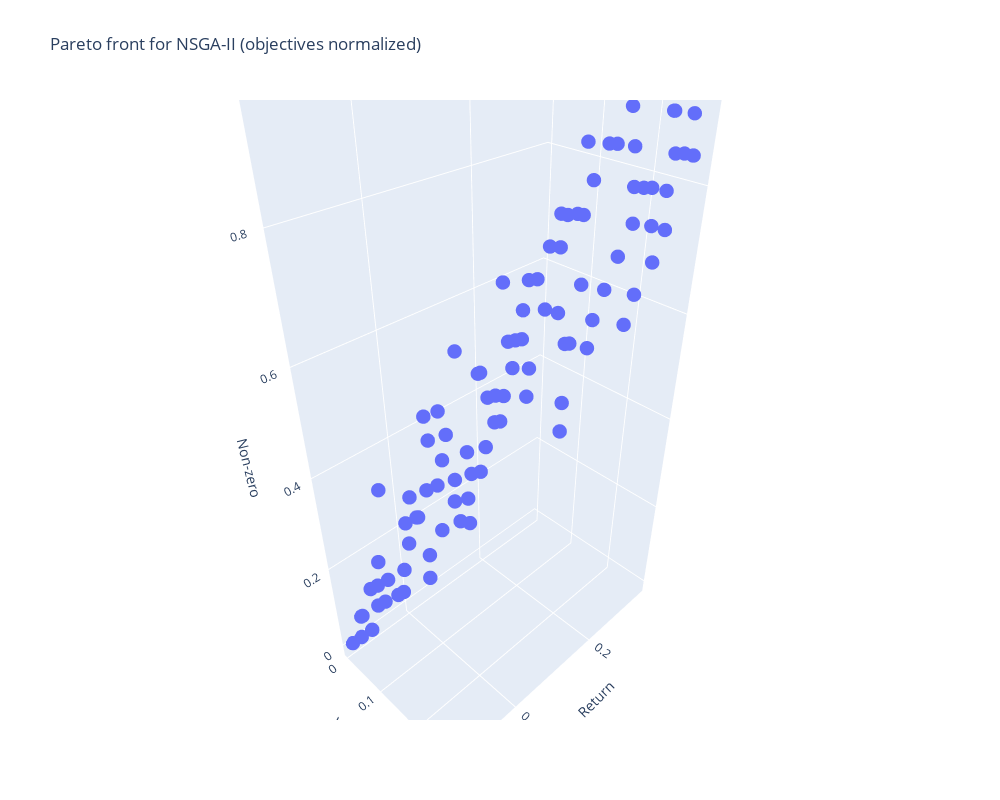

The notebook cell saved with this chart:
### Code cell
import plotly.express as px

best_front_indices = fronts[0]
print("Number of solutions in first Pareto front:", len(best_front_indices))
print("Approximate Pareto front (variance, return, non_zero):")

resdata = {
    "Variance": [],
    "Return": [],
    "Non-zero": [],
}
for idx in best_front_indices:
    w, (var, neg_ret, non_zero) = final_pop[idx]
    resdata["Variance"].append(var)
    resdata["Return"].append(neg_ret)
    resdata["Non-zero"].append(non_zero)
    print(
        f"Variance = {var:8.6f}, Return = {neg_ret:8.4f} Non-zero: {non_zero}, Weights = {w}"
    )


fig = px.scatter_3d(
    resdata, 
    x="Return",
    y="Variance",
    z="Non-zero",
    title="Pareto front for NSGA-II (objectives normalized) "
)

fig.update_traces(marker=dict(size=5))
fig.update_layout(
    width=1000,  # Adjust width
    height=800,  
)

# Show the figure
fig.show()
